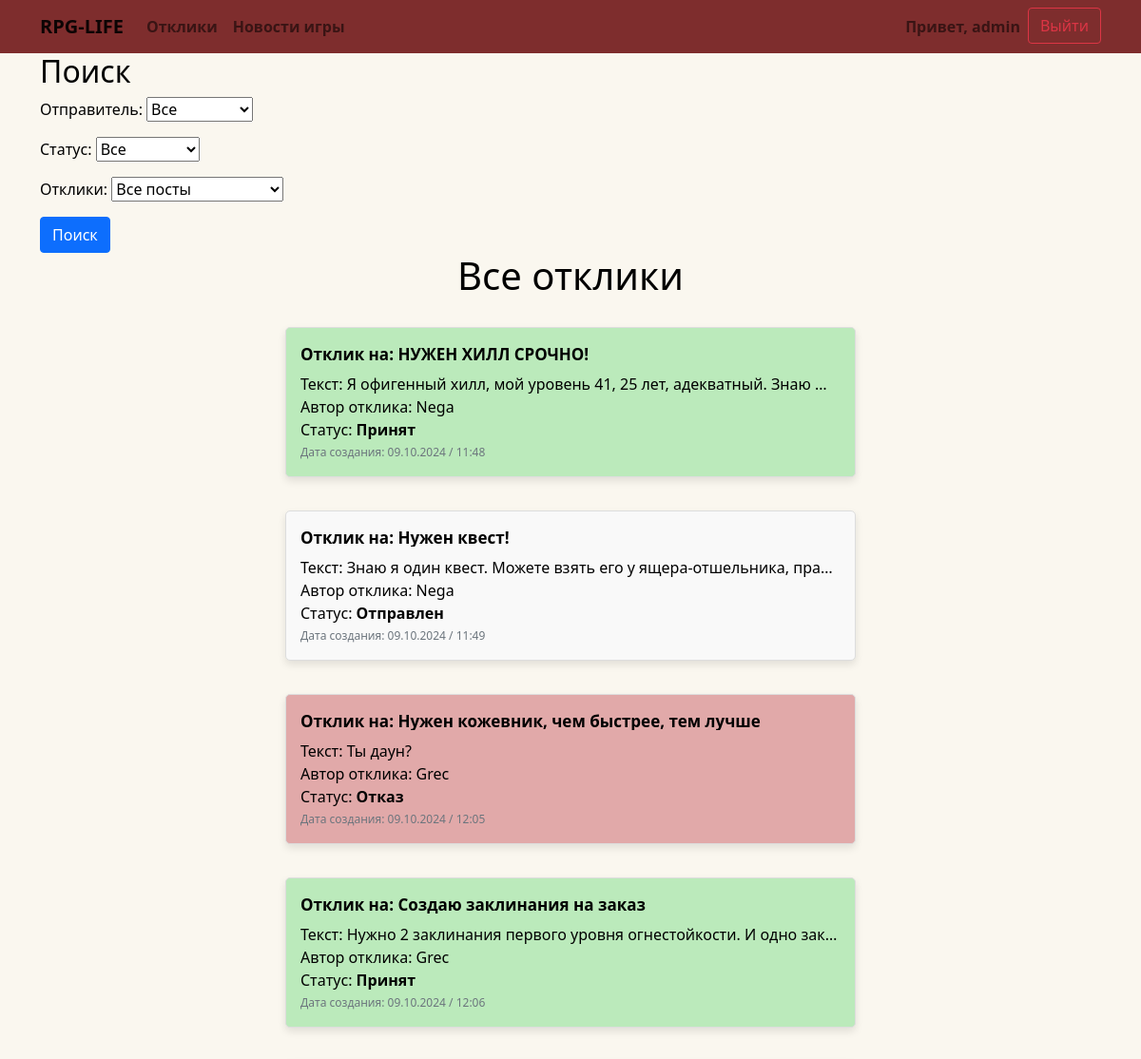
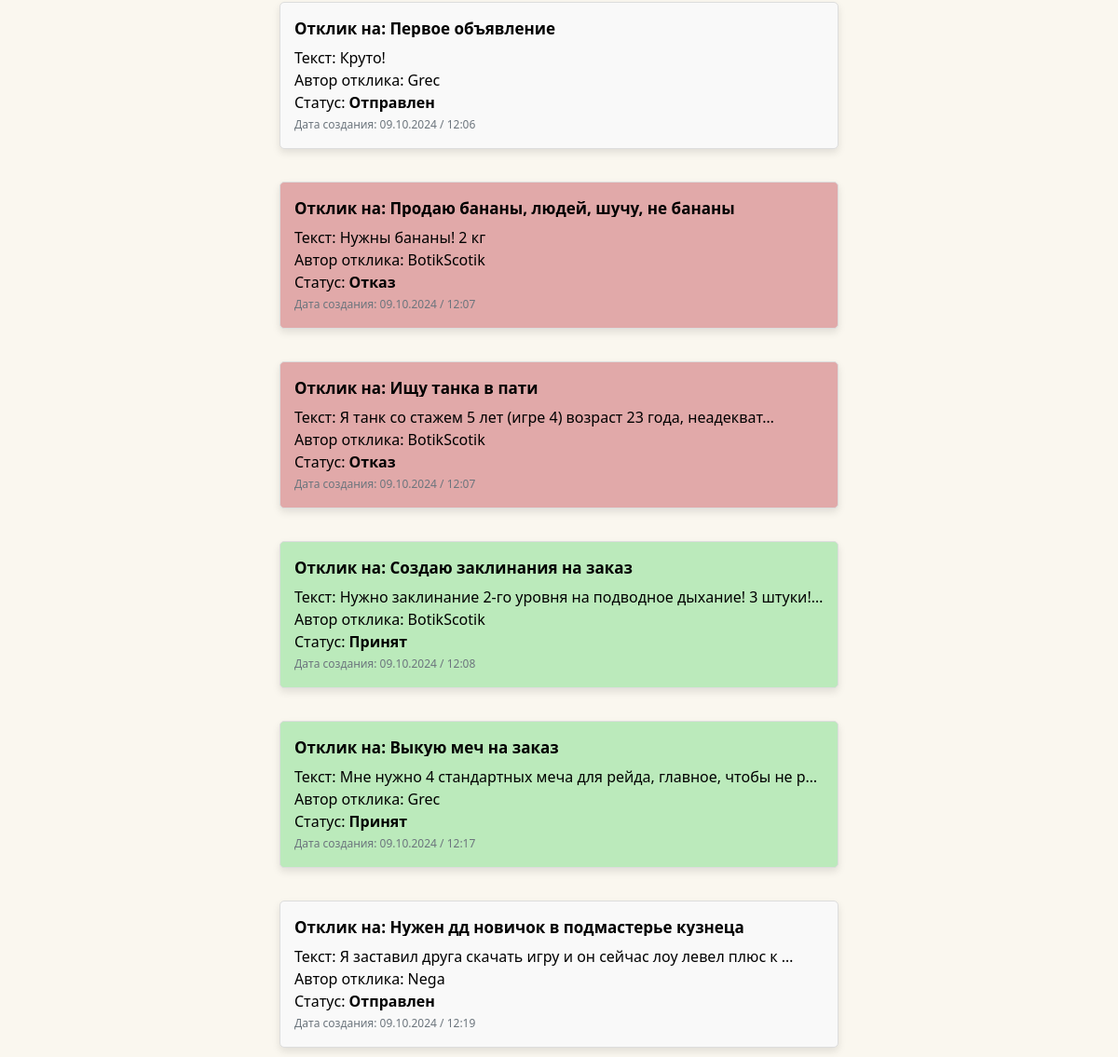
The app's page /responses/ (signed in) with its own data (2 pictures, top to bottom).
### app/models.py (models this page shows, shortened)
class User(AbstractUser):
    code = models.CharField(max_length=20, blank=True, null=True)

class UserResponse(models.Model):
    author = models.ForeignKey(User, on_delete=models.CASCADE)
    post = models.ForeignKey(Post, on_delete=models.CASCADE)
    text = models.TextField(max_length=1024)
    STATUS_CHOICES = [
        ('pending', 'Отправлен'),
        ('accepted', 'Принят'),
        ('rejected', 'Отказ')
    ]
    status = models.CharField(max_length=12, choices=STATUS_CHOICES, default='pending')
    created_at = models.DateTimeField(auto_now_add=True)

class Post(models.Model):
    TYPE = (
        ('tank', 'Танки'),
        ('healer', 'Хилы'),
        ('dd', 'ДД'),
        ('trader', 'Торговцы'),
        ('guildmaster', 'Гилдмастеры'),
        ('quest', 'Квестгиверы'),
        ('blacksmith', 'Кузнецы'),
        ('tanner', 'Кожевники'),
        ('potion', 'Зельевары'),
        ('wizard', 'Мастера заклинаний'),
    )
    title = models.CharField(max_length=48)
    author = models.ForeignKey(Author, on_delete=models.CASCADE, related_name='posts')
    content = CKEditor5Field('Описание', config_name='default')
    created_at = models.DateTimeField(auto_now_add=True)
    category = models.CharField(max_length=16, choices=TYPE, default='quest')
    def __str__(self):
        return self.title

### app/views.py (the view, shortened to what this page needs)
class ResponseList(ListView):
    model = UserResponse
    template_name = 'responses.html'
    context_object_name = 'responses'
    def get_search_form(self):
        return ResponseSearchForm(
            user_posts=Post.objects.filter(author=self.request.user.author),
            data=self.request.GET or None
        )
    def get_context_data(self, **kwargs):  # метод для создания контекстного процессора
        context = super().get_context_data(**kwargs)
        context['form'] = self.get_search_form()
        return context
    def get_queryset(self):  # метод для логики фильтрации
        queryset = UserResponse.objects.all()
        form = self.get_search_form()  # определяем уже созданную форму в метод get_queryset
        return queryset

### app/forms.py
class ResponseSearchForm(forms.Form):
    author = forms.ChoiceField(
        choices=[
            ('all', 'Все'),
            ('outgoing', 'Исходящие'),
            ('incoming', 'Входящие'),
        ],
        required=False,
        label='Отправитель'
    )
    status = forms.ChoiceField(
        choices=[('', 'Все')] + list(UserResponse.STATUS_CHOICES),
        required=False,
        label='Статус'
    )
    post_title = forms.ModelChoiceField(
        queryset=None,
        required=False,
        label='Отклики',
        empty_label='Все посты'
    )
    def __init__(self, *args, **kwargs):
        user_posts = kwargs.pop('user_posts')
        super().__init__(*args, **kwargs)
        if user_posts:
            self.fields['post_title'].queryset = user_posts

### templates/responses.html (shortened to what this page needs)
{% extends 'flatpages/default.html' %}
{% block content %}
    <h2>Поиск</h2>
    <form method="get">
        {{ form.as_p }}
        <button type="submit" class="btn btn-primary">Поиск</button>
    </form>
    <div style="text-align: center;">
        <h1>Все отклики</h1>
    </div>
    <div class="banner-container">
        {% for response in responses %}
            <div class="banner
                {% if response.status == 'pending' %}status-pending
                {% elif response.status == 'accepted' %}status-accepted
                {% elif response.status == 'rejected' %}status-rejected
                {% endif %}">
                    <div class="banner-title">
                        <a href="{% url 'response-detail' response.id %}" class="text-decoration-none">
                            Отклик на: {{ response.post.title|truncatechars:50 }}</a>
                    </div>
                    <div class="banner-content">
                        Текст: {{ response.text|truncatechars:60 }}<br>
                        Автор отклика: {{ response.author.username }}<br>
                        Статус: <b>{{ response.get_status_display }}</b><br>
                    </div>
                    <div class="banner-footer">
                        Дата создания: {{ response.created_at|date:"d.m.Y / H:i" }}<br>
                    </div>
            </div>
            {% empty %}
            <p style="font-size: 20px;"><b>Нет откликов, соответствующих критериям поиска.</b></p>
        {% endfor %}
    </div>
{% endblock %}

### templates/flatpages/default.html (shortened to what this page needs)
<!DOCTYPE html>
<html lang="en">
<head>
    <link rel="stylesheet" href="https://cdnjs.cloudflare.com/ajax/libs/bootstrap/5.1.3/css/bootstrap.min.css">
</head>
<body>
    <nav class="navbar navbar-expand-lg navbar-light custom-nav">
        <div class="container">
            <a class="navbar-brand" href="/posts"><b>RPG-LIFE</b></a>
            <div class="collapse navbar-collapse" id="navbarNav">
                <ul class="navbar-nav me-auto mb-2 mb-lg-0">
                    <li class="nav-item">
                        <a class="nav-link" href="/responses"><b>Отклики</b></a>
                    </li>
                    <li class="nav-item">
                        <a class="nav-link" href="/news"><b>Новости игры</b></a>
                    </li>
                </ul>
                <ul class="navbar-nav ms-auto">
                    {% if user.is_authenticated %}
                        <li class="nav-item">
                            <a class="nav-link" href="#"><b>Привет, {{ user.username }}</b></a>
                        </li>
                        <form method="post" action="{% url 'account_logout' %}">
                            <button type="submit" class="btn btn-outline-danger">Выйти</button>
                        </form>
                    {% endif %}
                </ul>
            </div>
        </div>
    </nav>
    <div class="container">
        {% block content %}
        {% endblock content %}
    </div>
</body>
</html>

### templates/flatpages/default.html (style rules this page uses)
.custom-nav { background-color: #7e2d2d; }
body { background-color: #faf7ef; color: #000000; }

### records on screen
User: username "admin"
UserResponse: post "НУЖЕН ХИЛЛ СРОЧНО!", text "Я офигенный хилл, мой уровень 41, 25 лет, адекватный. Знаю …", author.username "Nega", status "Принят", created_at "09.10.2024 / 11:48"
UserResponse: post "Нужен квест!", text "Знаю я один квест. Можете взять его у ящера-отшельника, пра…", author.username "Nega", status "Отправлен", created_at "09.10.2024 / 11:49"
UserResponse: post "Нужен кожевник, чем быстрее, тем лучше", text "Ты даун?", author.username "Grec", status "Отказ", created_at "09.10.2024 / 12:05"
UserResponse: post "Создаю заклинания на заказ", text "Нужно 2 заклинания первого уровня огнестойкости. И одно зак…", author.username "Grec", status "Принят", created_at "09.10.2024 / 12:06"
UserResponse: post "Первое объявление", text "Круто!", author.username "Grec", status "Отправлен", created_at "09.10.2024 / 12:06"
UserResponse: post "Продаю бананы, людей, шучу, не бананы", text "Нужны бананы! 2 кг", author.username "BotikScotik", status "Отказ", created_at "09.10.2024 / 12:07"
UserResponse: post "Ищу танка в пати", text "Я танк со стажем 5 лет (игре 4) возраст 23 года, неадекват…", author.username "BotikScotik", status "Отказ", created_at "09.10.2024 / 12:07"
UserResponse: post "Создаю заклинания на заказ", text "Нужно заклинание 2-го уровня на подводное дыхание! 3 штуки!…", author.username "BotikScotik", status "Принят", created_at "09.10.2024 / 12:08"
UserResponse: post "Выкую меч на заказ", text "Мне нужно 4 стандартных меча для рейда, главное, чтобы не р…", author.username "Grec", status "Принят", created_at "09.10.2024 / 12:17"
UserResponse: post "Нужен дд новичок в подмастерье кузнеца", text "Я заставил друга скачать игру и он сейчас лоу левел плюс к …", author.username "Nega", status "Отправлен", created_at "09.10.2024 / 12:19"
